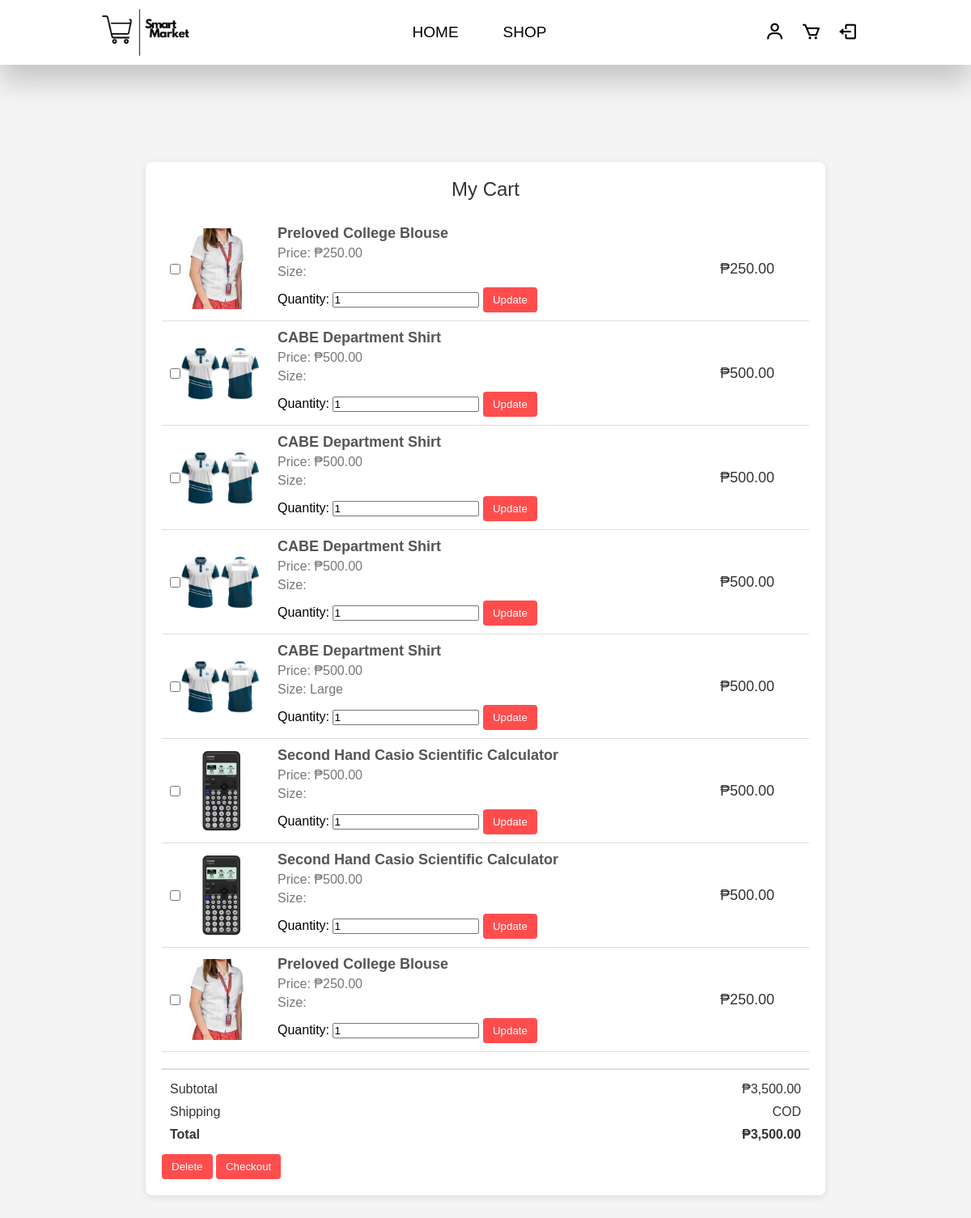
Page /seller/cart.php on the committed database.
### tables this page shows
CREATE TABLE `cart` (
  `id` int(11) NOT NULL,
  `product_name` varchar(255) NOT NULL,
  `price` decimal(10,2) NOT NULL,
  `quantity` int(11) NOT NULL,
  `product_picture` varchar(255) NOT NULL,
  `size` varchar(50) NOT NULL
);

### db/dbcon.php (called while the page is built, shortened)
<?php
class Database
{
    private $host = 'localhost';
    private $username = 'root';
    private $password = '';
    private $dbname = 'smartmarket';
    private $conn;
    private function connect()
    {
        $this->conn = new mysqli($this->host, $this->username, $this->password, $this->dbname);
    }
    public function getConnection()
    {
        return $this->conn;
    }
}
?>

### seller/dbcart.php (called while the page is built, shortened)
<?php
require_once __DIR__ .'../../db/dbcon.php';
class ShoppingCart {
    private $db;
    public function __construct() {
        $database = new Database();
        $this->db = $database->getConnection();
    }
    public function getCart() {
        $result = $this->db->query("SELECT * FROM cart");
        return $result->fetch_all(MYSQLI_ASSOC);
    }
    public function calculateTotal() {
        $total = 0;
        $result = $this->db->query("SELECT price, quantity FROM cart");
        while ($item = $result->fetch_assoc()) {
            $total += $item['price'] * $item['quantity'];
        }
        return $total;
    }
}
?>

### seller/cart.php (the view, shortened to what this page needs)
<?php
require_once 'dbcart.php';
require_once '../db/dbcon.php';
$cart = new ShoppingCart();
$total = $cart->calculateTotal();
$items = $cart->getCart();
?>
<!DOCTYPE html>
<html lang="en">
<head>
    <link rel="stylesheet" href="../css/nav.css"/>
    <link rel="stylesheet" href="https://unpkg.com/boxicons@latest/css/boxicons.min.css" />
    <link rel="stylesheet" href="../css/cart.css"/>
<body>
<header>
        <img src="../imgs/mainpagelogo.png" alt="Logo" class="logo" />
        <ul class="nav">
            <li><a href="../home/home.php">HOME</a></li>
            <li><a href="../shop/shop.php">SHOP</a></li>
        </ul>
        <div class="navicon">
            <a href="../profile/profile.php"><i class="bx bx-user"></i></a>
            <a href="../seller/cart.php"><i class="bx bx-cart"></i></a>
            <a href="../logout/logout.php"><i class="bx bx-log-out"></i></a>
        </div>
        </header>
<div class="cart-container">
    <div class="cart-title">My Cart</div>
    <form method="POST" id="cart-form">
    <?php foreach ($items as $item): ?>
        <div class="cart-item">
            <input type="checkbox" class="select-check" name="selected_items[]" value="<?php echo $item['id']; ?>">
            <img src="<?php echo htmlspecialchars($item['product_picture']); ?>" alt="Product Image">
            <div class="item-details">
                <h4><?php echo htmlspecialchars($item['product_name']); ?></h4>
                <p>Price: ₱<?php echo htmlspecialchars($item['price']); ?></p>
                <p>Size: <?php echo htmlspecialchars($item['size']); ?></p>
                <div class="item-quantity">
                    <label for="quantity_<?php echo $item['id']; ?>">Quantity:</label>
                    <input type="number" name="quantity[<?php echo $item['id']; ?>]" id="quantity_<?php echo $item['id']; ?>" value="1" min="1" required>
                    <button type="submit" name="action" value="update" class="delete-btn">Update</button></button>
                </div>
            </div>
            <div class="item-price">₱<?php echo number_format($item['price'], 2); ?></div>
        </div>
    <?php endforeach; ?>
        <div class="cart-summary">
            <div class="summary-item">
                <span>Subtotal</span>
                <span>₱<?php echo number_format($total, 2); ?></span>
            </div>
            <div class="summary-item">
                <span>Shipping</span>
                <span>COD</span>
            </div>
            <div class="summary-item" style="font-weight: bold;">
                <span>Total</span>
                <span>₱<?php echo number_format($total, 2); ?></span>
            </div>
        </div>
        <div class="cart-actions">
        <button type="submit" name="action" value="delete" class="delete-btn">Delete</button>
        <button type="submit" name="action" value="checkout" class="checkout-btn">Checkout</button>
    </div>
    </form>
</div>
</body>
</html>

### css/nav.css (style rules this page uses)
* { margin: 0; padding: 0; box-sizing: border-box; scroll-behavior: smooth; font-family: sans-serif; list-style: none; text-decoration: none; }
header { display: flex; justify-content: space-between; align-items: center; background-color: #ffffff; position: fixed; width: 100%; height: 80px; top: 0; right: 0; z-index: 1000; padding: 0 10%; box-shadow: 0 20px 35px rgba(0, 0, 0, 0.2); }
.logo { max-width: 120px; height: auto; }
.nav { display: flex; gap: 15px; }
.nav a { color: black; font-size: 19px; text-transform: capitalize; padding: 10px 20px; font-weight: 500; transition: all 0.3s ease-in-out; display: inline-block; }
.navicon { display: flex; align-items: center; }
.navicon i { margin-right: 20px; color: black; font-size: 25px; font-weight: 400; transition: all 0.3s ease-in-out; }

### css/cart.css (style rules this page uses)
body { font-family: Arial, sans-serif; background-color: #f4f4f4; margin: 0; padding: 0; }
.cart-container { width: 70%; margin: 200px auto; background: white; padding: 20px; border-radius: 8px; box-shadow: 0 2px 10px rgba(0, 0, 0, 0.1); }
.cart-title { font-size: 24px; margin-bottom: 20px; text-align: center; color: #333; }
.cart-item { display: flex; align-items: center; padding: 10px; border-bottom: 1px solid #ddd; }
.cart-item img { width: 100px; height: 100px; object-fit: cover; margin-right: 20px; }
.item-details { flex: 1; }
.item-details h4 { margin: 0; font-size: 18px; color: #555; }
.item-details p { margin: 5px 0; color: #777; }
.item-quantity { margin-top: 10px; }
.item-price { font-size: 18px; color: #333; margin-left: 20px; min-width: 100px; }
.delete-btn, .checkout-btn { background-color: #ff4d4d; color: white; border: none; padding: 8px 12px; border-radius: 4px; cursor: pointer; transition: background-color 0.3s; }
.cart-summary { margin-top: 20px; padding: 10px; border-top: 2px solid #ddd; }
.summary-item { display: flex; justify-content: space-between; padding: 5px 0; }
.summary-item span { font-size: 16px; color: #333; }
.summary-item:last-child { font-weight: bold; font-size: 18px; }

### rows in the picture
cart: product_picture (picture), product_name "Preloved College Blouse", price "250.00"
cart: product_picture (picture), product_name "CABE Department Shirt", price "500.00"
cart: product_picture (picture), product_name "CABE Department Shirt", price "500.00"
cart: product_picture (picture), product_name "CABE Department Shirt", price "500.00"
cart: product_picture (picture), product_name "CABE Department Shirt", price "500.00", size "Large"
cart: product_picture (picture), product_name "Second Hand Casio Scientific Calculator", price "500.00"
cart: product_picture (picture), product_name "Second Hand Casio Scientific Calculator", price "500.00"
cart: product_picture (picture), product_name "Preloved College Blouse", price "250.00"

### other values in the picture
$total "3,500.00"
